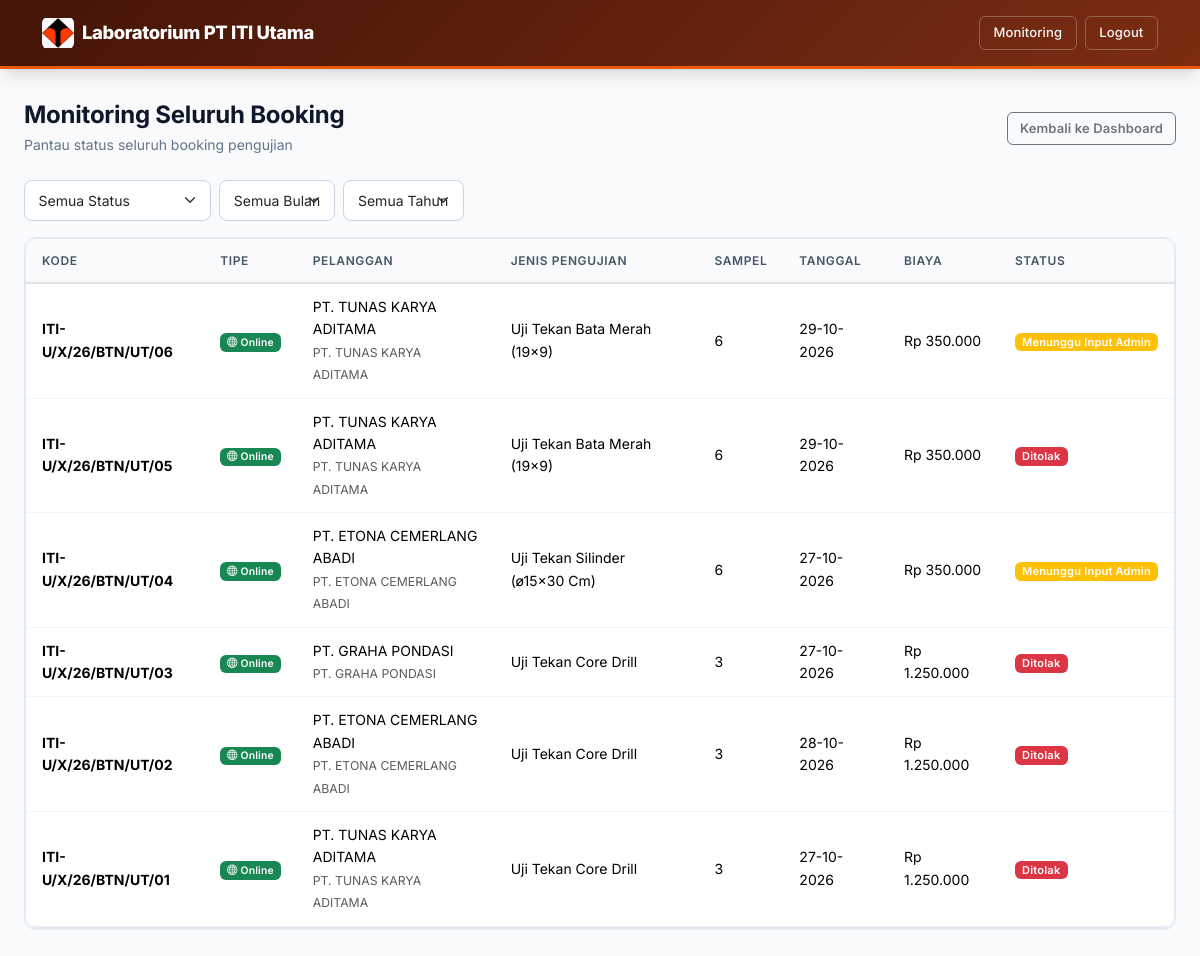
Screenshot of /owner/monitoring.php (signed in) with the database file from the repository.
### tables this page shows
CREATE TABLE `bookings` (
  `id` bigint(20) UNSIGNED NOT NULL,
  `kode_booking` varchar(30) NOT NULL COMMENT 'Contoh: BK-20260716-0001',
  `user_id` bigint(20) UNSIGNED NOT NULL COMMENT 'Pelanggan yang melakukan booking',
  `jenis_pengujian_id` bigint(20) UNSIGNED NOT NULL,
  `penanggung_jawab` varchar(150) NOT NULL,
  `jumlah_sampel` int(10) UNSIGNED NOT NULL DEFAULT 1,
  `tanggal_pengujian_diminta` date NOT NULL,
  `dokumen_persyaratan` varchar(255) DEFAULT NULL COMMENT 'Path file dokumen yang diunggah',
  `estimasi_biaya` decimal(12,2) NOT NULL DEFAULT 0.00,
  `catatan_pelanggan` text DEFAULT NULL,
  `objek_pengujian` varchar(255) DEFAULT NULL,
  `proyek` varchar(255) DEFAULT NULL,
  `lokasi` varchar(255) DEFAULT NULL,
  `supplier` varchar(255) DEFAULT NULL,
  `tipe_booking` enum('online','offline') NOT NULL DEFAULT 'online',
  `bukti_transfer` varchar(255) DEFAULT NULL COMMENT 'Path file bukti transfer pembayaran',
  `status_booking` enum('menunggu_verifikasi','menunggu_pembayaran','pembayaran_diverifikasi','booking_diterima','jadwal_ditentukan','sampel_diterima','menunggu_diuji','sedang_diuji','menunggu_input_admin','validasi_hasil','selesai','ditolak') NOT NULL DEFAULT 'menunggu_verifikasi',
  `alasan_ditolak` text DEFAULT NULL,
  `diverifikasi_oleh` bigint(20) UNSIGNED DEFAULT NULL COMMENT 'Admin yang memverifikasi',
  `diverifikasi_pada` timestamp NULL DEFAULT NULL,
  `diverifikasi_pembayaran_oleh` bigint(20) UNSIGNED DEFAULT NULL,
  `tanggal_pembayaran` timestamp NULL DEFAULT NULL,
  `created_at` timestamp NULL DEFAULT current_timestamp(),
  `updated_at` timestamp NULL DEFAULT current_timestamp() ON UPDATE current_timestamp(),
  `mutu_beton` varchar(20) DEFAULT NULL,
  `sample_berat` decimal(10,2) DEFAULT NULL,
  `sample_diameter` decimal(10,2) DEFAULT NULL,
  `sample_tinggi` decimal(10,2) DEFAULT NULL,
  `sample_bentang_l` decimal(10,2) DEFAULT NULL,
  `sample_dimensi_b` decimal(10,2) DEFAULT NULL,
  `sample_dimensi_h` decimal(10,2) DEFAULT NULL,
  `sample_jenis_baja` varchar(20) DEFAULT NULL,
  `sample_panjang` decimal(10,2) DEFAULT NULL,
  `tambahan_cetak` tinyint(1) NOT NULL DEFAULT 0 COMMENT 'Pemotongan, Setting & Cetak Benda Uji (+250.000)',
  `tambahan_setting` tinyint(1) NOT NULL DEFAULT 0
);

CREATE TABLE `users` (
  `id` bigint(20) UNSIGNED NOT NULL,
  `role` enum('pelanggan','admin','teknisi','owner') NOT NULL DEFAULT 'pelanggan',
  `nama_lengkap` varchar(150) NOT NULL,
  `nama_perusahaan` varchar(150) DEFAULT NULL COMMENT 'Diisi jika role = pelanggan (perusahaan/kontraktor)',
  `email` varchar(150) NOT NULL,
  `no_telepon` varchar(20) DEFAULT NULL,
  `alamat` text DEFAULT NULL,
  `password` varchar(255) NOT NULL,
  `foto_profil` varchar(255) DEFAULT NULL,
  `status_aktif` tinyint(1) NOT NULL DEFAULT 1,
  `email_verified_at` timestamp NULL DEFAULT NULL,
  `remember_token` varchar(100) DEFAULT NULL,
  `created_at` timestamp NULL DEFAULT current_timestamp(),
  `updated_at` timestamp NULL DEFAULT current_timestamp() ON UPDATE current_timestamp()
);

CREATE TABLE `jenis_pengujian` (
  `id` bigint(20) UNSIGNED NOT NULL,
  `kategori` enum('beton','tanah','besi') NOT NULL,
  `nama_pengujian` varchar(150) NOT NULL,
  `deskripsi` text DEFAULT NULL,
  `satuan_sampel` varchar(50) DEFAULT NULL COMMENT 'Contoh: buah, titik, batang',
  `estimasi_durasi_hari` int(10) UNSIGNED DEFAULT NULL COMMENT 'Estimasi lama pengujian dalam hari',
  `harga` decimal(12,2) NOT NULL DEFAULT 0.00,
  `status_aktif` tinyint(1) NOT NULL DEFAULT 1,
  `created_at` timestamp NULL DEFAULT current_timestamp(),
  `updated_at` timestamp NULL DEFAULT current_timestamp() ON UPDATE current_timestamp()
);

### config/labels.php (called while the page is built, shortened)
<?php
function labelStatus($status) {
    $map = [
        'menunggu_verifikasi'   => ['Menunggu Verifikasi', 'secondary'],
        'booking_diterima'      => ['Booking Diterima', 'info'],
        'jadwal_ditentukan'     => ['Jadwal Ditentukan', 'info'],
        'sampel_diterima'       => ['Sampel Diterima', 'primary'],
        'menunggu_diuji'        => ['Menunggu Diuji', 'warning'],
        'sedang_diuji'          => ['Sedang Diuji', 'primary'],
        'menunggu_input_admin'  => ['Menunggu Input Admin', 'warning'],
        'validasi_hasil'        => ['Validasi Hasil', 'warning'],
        'menunggu_pembayaran'   => ['Menunggu Pembayaran', 'warning'],
        'selesai'               => ['Selesai', 'success'],
        'ditolak'               => ['Ditolak', 'danger'],
    ];
    return $map[$status] ?? [$status, 'secondary'];
}

### owner/monitoring.php (the view, shortened to what this page needs)
<?php
require '../config/database.php';
$sql = "SELECT b.*, j.nama_pengujian, j.kategori, u.nama_lengkap, u.nama_perusahaan
        FROM bookings b
        JOIN jenis_pengujian j ON b.jenis_pengujian_id = j.id
        JOIN users u ON b.user_id = u.id";
$params = [];
$sql .= " ORDER BY b.created_at DESC";
$stmt = $pdo->prepare($sql);
$stmt->execute($params);
$semuaBooking = $stmt->fetchAll();
require '../config/labels.php';
?>
<!DOCTYPE html>
<html lang="id">
<head>
    <link href="https://cdn.jsdelivr.net/npm/bootstrap@5.3.3/dist/css/bootstrap.min.css" rel="stylesheet">
    <link href="../assets/css/style.css" rel="stylesheet">
    <link href="https://cdn.jsdelivr.net/npm/bootstrap-icons@1.11.3/font/bootstrap-icons.min.css" rel="stylesheet">
</head>
<body>
    <nav class="navbar navbar-expand-lg navbar-custom navbar-owner">
        <div class="container">
            <a class="navbar-brand text-white" href="dashboard.php"><img src="../img1.jpeg" alt="Logo"> Laboratorium PT ITI Utama</a>
            <div class="collapse navbar-collapse" id="navOwner">
                <div class="ms-auto d-flex align-items-center gap-2 nav-actions">
                    <a href="monitoring.php" class="btn btn-outline-light btn-sm">Monitoring</a>
                    <a href="../auth/logout.php" class="btn btn-outline-light btn-sm">Logout</a>
                </div>
            </div>
        </div>
    </nav>
    <div class="page-container">
        <div class="page-header">
            <div class="d-flex justify-content-between align-items-center">
                <div>
                    <h4>Monitoring Seluruh Booking</h4>
                    <p>Pantau status seluruh booking pengujian</p>
                </div>
                <a href="dashboard.php" class="btn btn-outline-secondary btn-sm">Kembali ke Dashboard</a>
            </div>
        </div>
        <form method="GET" class="mb-3">
            <div class="d-flex flex-wrap gap-2 align-items-center">
                <select name="status" class="form-select" style="width: auto;" onchange="this.form.submit()">
                    <option value="">Semua Status</option>
                </select>
                <select name="bulan" class="form-select" style="width: auto;" onchange="this.form.submit()">
                    <option value="">Semua Bulan</option>
                </select>
                <select name="tahun" class="form-select" style="width: auto;" onchange="this.form.submit()">
                    <option value="">Semua Tahun</option>
                </select>
            </div>
        </form>
        <div class="card">
            <div class="card-body p-0">
                <div class="table-responsive">
                    <table class="table table-hover mb-0">
                        <thead>
                            <tr>
                                <th>Kode</th>
                                <th>Tipe</th>
                                <th>Pelanggan</th>
                                <th>Jenis Pengujian</th>
                                <th class="d-none d-sm-table-cell">Sampel</th>
                                <th class="d-none d-md-table-cell">Tanggal</th>
                                <th class="d-none d-lg-table-cell">Biaya</th>
                                <th>Status</th>
                            </tr>
                        </thead>
                        <tbody>
                        <?php foreach ($semuaBooking as $b): [$label, $warna] = labelStatus($b['status_booking']); ?>
                            <tr>
                                <td><strong><?= htmlspecialchars($b['kode_booking']) ?></strong></td>
                                <td>
                                    <?php if (($b['tipe_booking'] ?? 'online') === 'online'): ?>
                                        <span class="badge bg-success" style="font-size: 0.65rem;"><i class="bi bi-globe"></i> Online</span>
                                    <?php else: ?>
                                        <span class="badge bg-info" style="font-size: 0.65rem;"><i class="bi bi-building"></i> Offline</span>
                                    <?php endif; ?>
                                </td>
                                <td>
                                    <?= htmlspecialchars($b['nama_lengkap']) ?>
                                    <br><small class="text-muted"><?= htmlspecialchars($b['nama_perusahaan'] ?? '-') ?></small>
                                </td>
                                <td><?= htmlspecialchars($b['nama_pengujian']) ?></td>
                                <td class="d-none d-sm-table-cell"><?= $b['jumlah_sampel'] ?></td>
                                <td class="d-none d-md-table-cell"><?= date('d-m-Y', strtotime($b['tanggal_pengujian_diminta'])) ?></td>
                                <td class="d-none d-lg-table-cell">Rp <?= number_format($b['estimasi_biaya'], 0, ',', '.') ?></td>
                                <td><span class="badge bg-<?= $warna ?>"><?= $label ?></span></td>
                            </tr>
                        <?php endforeach; ?>
                        </tbody>
                    </table>
                </div>
            </div>
        </div>
    </div>
</body>
</html>

### assets/css/style.css (style rules this page uses)
:root { --bs-primary: #ea580c; --bs-primary-rgb: 234, 88, 12; --bs-link-color: #ea580c; --bs-link-hover-color: #c2410c; --primary: #ea580c; --primary-dark: #c2410c; --primary-light: #fff7ed; --secondary: #64748b; --success: #16a34a; --success-light: #dcfce7; --warning: #f59e0b; --warning-light: #fef3c7; --danger: #dc2626; --danger-light: #fee2e2; --info: #0891b2; --info-light: #cffafe; --dark: #1e293b; --gray-50: #f8fafc; --gray-100: #f1f5f9; --gray-200: #e2e8f0; --gray-300: #cbd5e1; --gray-400: #94a3b8; --gray-500: #64748b; --gray-600: #475569; --gray-700: #334155; --gray-800: #1e293b; --gray-900: #0f172a; --white: #ffffff; --shadow-sm: 0 1px 2px 0 rgba(0,0,0,0.05); --shadow: 0 1px 3px 0 rgba(0,0,0,0.1), 0 1px 2px -1px rgba(0,0,0,0.1); --shadow-md: 0 4px 6px -1px rgba(0,0,0,0.1), 0 2px 4px -2px rgba(0,0,0,0.1); --shadow-lg: 0 10px 15px -3px rgba(0,0,0,0.1), 0 4px 6px -4px rgba(0,0,0,0.1); --shadow-xl: 0 20px 25px -5px rgba(0,0,0,0.1), 0 8px 10px -6px rgba(0,0,0,0.1); --radius: 8px; --radius-lg: 12px; --radius-xl: 16px; --transition: all 0.2s ease; }
*, *::before, *::after { box-sizing: border-box; }
body { font-family: 'Inter', -apple-system, BlinkMacSystemFont, 'Segoe UI', Roboto, sans-serif; background: var(--gray-50); color: var(--gray-800); line-height: 1.6; min-height: 100vh; -webkit-font-smoothing: antialiased; }
h1, h2, h3, h4, h5, h6 { font-weight: 700; color: var(--gray-900); letter-spacing: -0.01em; }
.navbar-custom { background: linear-gradient(135deg, #7c2d12 0%, #9a3412 100%); padding: 0.75rem 0; box-shadow: var(--shadow-lg); border-bottom: 3px solid var(--primary); }
.navbar-custom .navbar-brand { font-weight: 800; font-size: 1.15rem; letter-spacing: -0.02em; display: flex; align-items: center; gap: 0.5rem; }
.navbar-custom .navbar-brand img { width: 32px; height: 32px; object-fit: contain; border-radius: 6px; }
.navbar-custom .btn { font-weight: 500; font-size: 0.8125rem; padding: 0.4rem 0.85rem; border-radius: 6px; transition: var(--transition); }
.navbar-custom .btn-outline-light { border-color: rgba(255,255,255,0.25); }
.navbar-owner { background: linear-gradient(135deg, #431407 0%, #7c2d12 100%); border-bottom-color: #ea580c; }
.page-container { max-width: 1200px; margin: 0 auto; padding: 1.5rem 1rem; }
@media (min-width: 768px) { .page-container { padding: 2rem 1.5rem; } }
.page-header { margin-bottom: 1.5rem; }
.page-header h4 { font-size: 1.5rem; margin-bottom: 0.25rem; }
.page-header p { color: var(--gray-500); font-size: 0.875rem; margin: 0; }
.card { border: 1px solid var(--gray-200); border-radius: var(--radius-lg); box-shadow: var(--shadow-sm); transition: var(--transition); background: var(--white); }
.card-body { padding: 1.25rem; }
.table { font-size: 0.875rem; }
.table thead th { background: var(--gray-50); color: var(--gray-600); font-weight: 600; font-size: 0.75rem; text-transform: uppercase; letter-spacing: 0.05em; border-bottom-width: 2px; padding: 0.75rem 1rem; white-space: nowrap; }
.table tbody td { padding: 0.75rem 1rem; vertical-align: middle; border-color: var(--gray-100); }
.table tbody tr { transition: var(--transition); }
.table-responsive { border-radius: var(--radius-lg); border: 1px solid var(--gray-200); overflow-x: auto; }
.badge { font-weight: 600; font-size: 0.6875rem; padding: 0.35em 0.65em; border-radius: 6px; letter-spacing: 0.02em; }
.btn { font-weight: 600; font-size: 0.875rem; border-radius: var(--radius); padding: 0.5rem 1rem; transition: var(--transition); letter-spacing: 0.01em; }
.btn-sm { font-size: 0.8125rem; padding: 0.35rem 0.75rem; border-radius: 6px; }
.form-control, .form-select { border-radius: var(--radius); border-color: var(--gray-300); padding: 0.55rem 0.85rem; font-size: 0.875rem; transition: var(--transition); }
html { scroll-behavior: smooth; }

### rows the page displays
bookings: kode_booking "ITI-U/X/26/BTN/UT/06", tipe_booking "online" (drawn), user.nama_lengkap "PT. TUNAS KARYA ADITAMA", user.nama_perusahaan "PT. TUNAS KARYA ADITAMA", jenis_pengujian.nama_pengujian "Uji Tekan Bata Merah (19x9)", jumlah_sampel "6", tanggal_pengujian_diminta "29-10-2026", estimasi_biaya "350.000", label "Menunggu Input Admin"
bookings: kode_booking "ITI-U/X/26/BTN/UT/05", tipe_booking "online" (drawn), user.nama_lengkap "PT. TUNAS KARYA ADITAMA", user.nama_perusahaan "PT. TUNAS KARYA ADITAMA", jenis_pengujian.nama_pengujian "Uji Tekan Bata Merah (19x9)", jumlah_sampel "6", tanggal_pengujian_diminta "29-10-2026", estimasi_biaya "350.000", label "Ditolak"
bookings: kode_booking "ITI-U/X/26/BTN/UT/04", tipe_booking "online" (drawn), user.nama_lengkap "PT. ETONA CEMERLANG ABADI", user.nama_perusahaan "PT. ETONA CEMERLANG ABADI", jenis_pengujian.nama_pengujian "Uji Tekan Silinder (ø15x30 Cm)", jumlah_sampel "6", tanggal_pengujian_diminta "27-10-2026", estimasi_biaya "350.000", label "Menunggu Input Admin"
bookings: kode_booking "ITI-U/X/26/BTN/UT/03", tipe_booking "online" (drawn), user.nama_lengkap "PT. GRAHA PONDASI", user.nama_perusahaan "PT. GRAHA PONDASI", jenis_pengujian.nama_pengujian "Uji Tekan Core Drill", jumlah_sampel "3", tanggal_pengujian_diminta "27-10-2026", estimasi_biaya "1.250.000", label "Ditolak"
bookings: kode_booking "ITI-U/X/26/BTN/UT/02", tipe_booking "online" (drawn), user.nama_lengkap "PT. ETONA CEMERLANG ABADI", user.nama_perusahaan "PT. ETONA CEMERLANG ABADI", jenis_pengujian.nama_pengujian "Uji Tekan Core Drill", jumlah_sampel "3", tanggal_pengujian_diminta "28-10-2026", estimasi_biaya "1.250.000", label "Ditolak"
bookings: kode_booking "ITI-U/X/26/BTN/UT/01", tipe_booking "online" (drawn), user.nama_lengkap "PT. TUNAS KARYA ADITAMA", user.nama_perusahaan "PT. TUNAS KARYA ADITAMA", jenis_pengujian.nama_pengujian "Uji Tekan Core Drill", jumlah_sampel "3", tanggal_pengujian_diminta "27-10-2026", estimasi_biaya "1.250.000", label "Ditolak"
